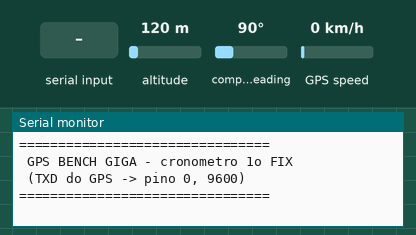
This sketch was run on a simulated Arduino Mega 2560, built with avr-gcc and run on an emulated ATmega2560. On the bench: the last lines printed to the serial monitor. Inputs (shaded band) come from the test bench; at power-on: altitude 120 m, compass heading 90°, GPS speed 0 km/h. The GPS gets a fix after 3 s at 37.7749, -122.4194 with 8 satellites.

Above: at 1.2 s.
1.3 s: altitude set to 20 m
At 4.4 s:
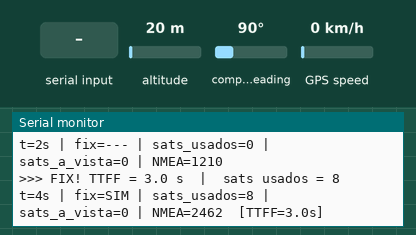
4.5 s: "90,45\n" received over the second serial link
6.0 s: compass heading set to 7°
At 6.8 s:
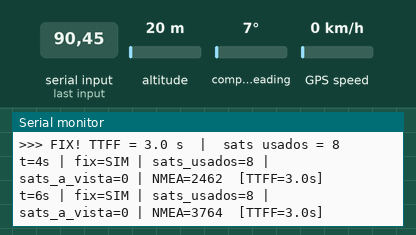
7.5 s: GPS speed set to 30 km/h
At 8.4 s:
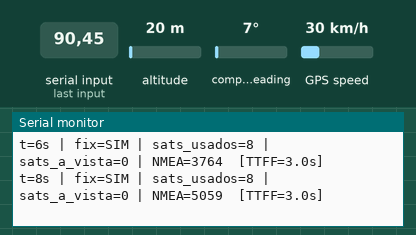
9.0 s: "30,150\n" received over the second serial link
At 11.1 s:
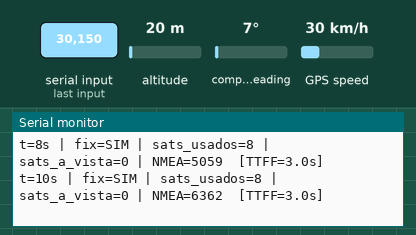

Measured:
- after the input at 1.3 s, the serial monitor: prints a new line after 2.7 s (image 1)
- after the input at 9.0 s, the serial monitor: prints a new line after 1.0 s (image 4)

The sketch:

gps_bench_giga.ino
```cpp
/*
 * GPS BENCH (GIGA) - mede o modulo/antena pela Serial1 (pino 0 = RX0, 9600).
 * Cronometra o 1o FIX (TTFF) + satelites usados/a vista. Sem tela (so USB serial).
 * Fiacao: NEO-7M VCC->3V3, GND->GND, TXD->pino 0. Antena externa no conector.
 * Testa cada config no mesmo lugar/janela e compara os numeros.
 */
#include <TinyGPSPlus.h>
TinyGPSPlus gps;
TinyGPSCustom gpInView(gps, "GPGSV", 3);
TinyGPSCustom glInView(gps, "GLGSV", 3);

unsigned long t0, lastP=0; bool got=false; unsigned long ttffMs=0;

void setup(){
  Serial.begin(115200);
  unsigned long s=millis(); while(!Serial && millis()-s<3000){}
  Serial1.begin(9600);          // GPS na Serial1 (pinos 0/1)
  t0 = millis();
  Serial.println("\n================================");
  Serial.println(" GPS BENCH GIGA - cronometro 1o FIX");
  Serial.println(" (TXD do GPS -> pino 0, 9600)");
  Serial.println("================================");
}

void loop(){
  while(Serial1.available()) gps.encode(Serial1.read());

  if(!got && gps.location.isValid() && gps.location.isUpdated()){
    got = true; ttffMs = millis()-t0;
    Serial.println();
    Serial.print(">>> FIX! TTFF = "); Serial.print(ttffMs/1000.0,1);
    Serial.print(" s  |  sats usados = "); Serial.println(gps.satellites.value());
    Serial.println();
  }

  if(millis()-lastP > 2000){
    lastP = millis();
    int inview = atoi(gpInView.value()) + atoi(glInView.value());
    Serial.print("t="); Serial.print((millis()-t0)/1000.0,0);
    Serial.print("s | fix="); Serial.print(got?"SIM":"---");
    Serial.print(" | sats_usados="); Serial.print(gps.satellites.isValid()?gps.satellites.value():0);
    Serial.print(" | sats_a_vista="); Serial.print(inview);
    Serial.print(" | NMEA="); Serial.print(gps.charsProcessed());
    if(got){ Serial.print("  [TTFF="); Serial.print(ttffMs/1000.0,1); Serial.print("s]"); }
    Serial.println();
  }
}
```
